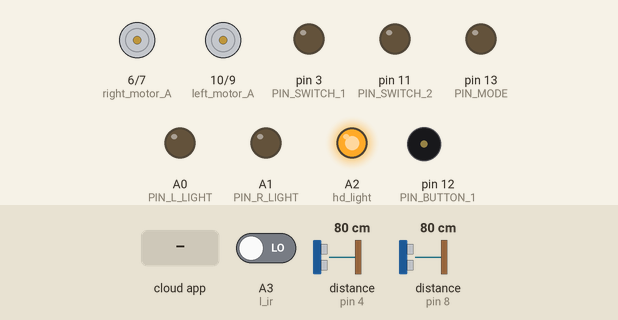
Simulated run of this sketch. Board: Arduino Uno, built with avr-gcc and run on an emulated ATmega328P. Shown: motor-driver pin pairs drawn as motors (green arrow = first pin HIGH = forward, orange = second pin HIGH = backward, longer = more drive), output pins drawn as LEDs (lit = HIGH), buzzer (waves = sounding). Wiring (inferred from the names in the program): 2 × ultrasonic range finder: trigger pin 2, echo pin 4 / trigger pin 5, echo pin 8. The test bench sets the inputs (shaded band); at power-on: distance to the obstacle (sensors on pin 4, pin 8) 80 cm, A3 (l_ir) LOW. The echo pulse lasts 58.3 µs per cm; the RemoteXY app is connected; pins used as bus, display or sensor lines are not drawn.

Above: at 1.2 s.
1.3 s: distance to the obstacle (sensor on pin 4) set to 35 cm
2.8 s: distance to the obstacle (sensor on pin 4) set to 29 cm
At 4.6 s:
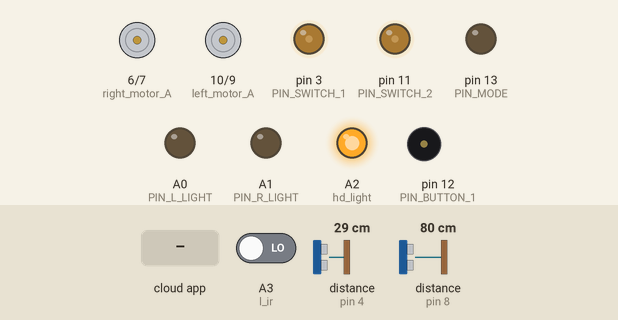
5.8 s: the phone or cloud app sets joystick_1_x to -100
At 8.7 s:
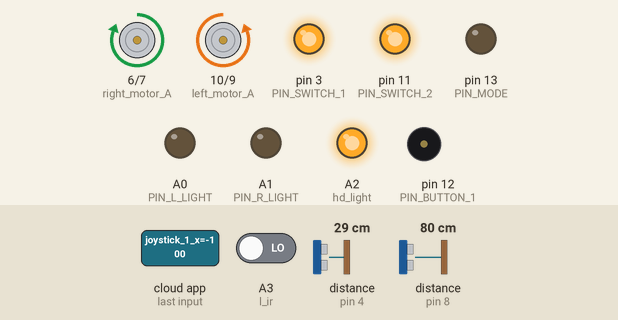
8.8 s: the phone or cloud app sets joystick_1_y to -100
At 11.6 s:
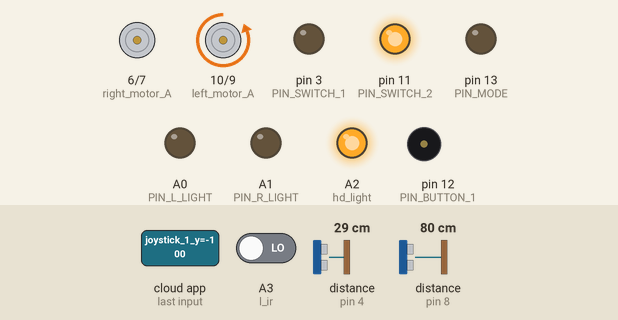
11.8 s: the phone or cloud app sets mode to 1
At 13.6 s:
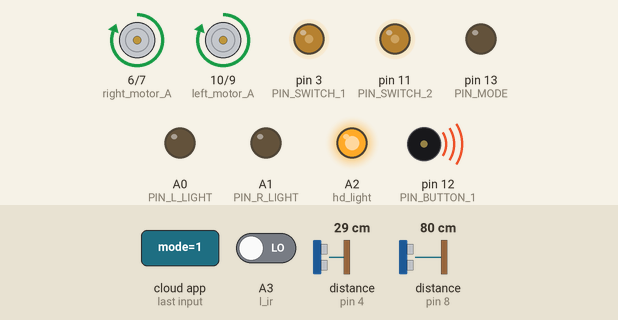
14.8 s: distance to the obstacle (sensor on pin 4) set to 23 cm
17.8 s: distance to the obstacle (sensor on pin 4) set to 19 cm
Timing chart, 0 to 21.8 s (numbered marks = the images above; inputs shaded):
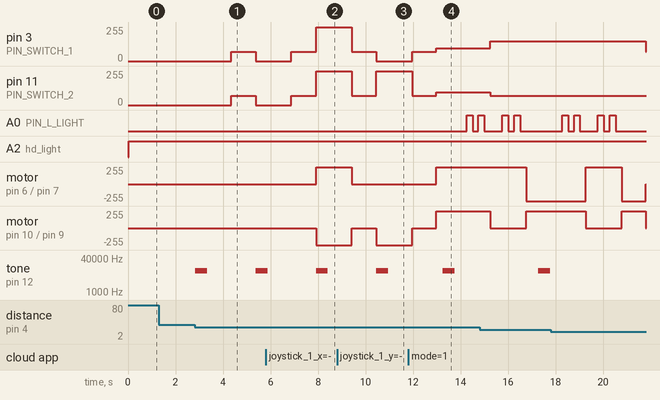

The sketch:

oav.ino
```cpp
//////////////////////////////////////////////
//        RemoteXY include library          //
//////////////////////////////////////////////

// RemoteXY select connection mode and include library
#define REMOTEXY_MODE__ESP8266_HARDSERIAL_POINT

#include <RemoteXY.h>

// RemoteXY connection settings
#define REMOTEXY_SERIAL Serial
#define REMOTEXY_SERIAL_SPEED 115200
#define REMOTEXY_WIFI_SSID "RemoteXY"
#define REMOTEXY_WIFI_PASSWORD "12345678"
#define REMOTEXY_SERVER_PORT 6377


// RemoteXY configurate
#pragma pack(push, 1)
uint8_t RemoteXY_CONF[] =   // 242 bytes
  { 255,8,0,22,0,235,0,16,24,0,2,0,5,20,15,6,1,26,31,31,
  79,78,0,79,70,70,0,2,0,25,20,15,6,1,26,31,31,79,78,0,
  79,70,70,0,5,33,65,30,30,30,1,16,31,1,0,6,42,15,15,1,
  31,72,79,82,78,0,10,48,25,42,15,15,12,1,31,77,79,68,69,0,
  31,79,70,70,0,10,49,5,30,15,6,50,135,31,76,69,70,84,0,31,
  79,70,70,0,10,49,25,30,15,6,50,135,31,82,73,71,72,84,0,31,
  79,70,70,0,129,0,6,16,13,2,16,76,69,70,84,32,77,79,84,79,
  82,0,129,0,25,16,14,2,16,82,73,71,72,84,32,77,79,84,79,82,
  0,67,4,52,6,42,5,24,16,11,67,4,5,6,43,5,24,16,11,129,
  0,52,2,41,3,16,78,69,65,82,69,83,84,32,77,73,68,32,83,69,
  78,83,79,82,32,68,65,84,65,0,129,0,5,2,43,3,16,78,69,65,
  82,69,83,84,32,83,73,68,69,32,83,69,78,83,79,82,32,68,65,84,
  65,0 };

// this structure defines all the variables and events of your control interface
struct {

    // input variables
  uint8_t switch_1; // =1 if switch ON and =0 if OFF
  uint8_t switch_2; // =1 if switch ON and =0 if OFF
  int8_t joystick_1_x; // from -100 to 100
  int8_t joystick_1_y; // from -100 to 100
  uint8_t button_1; // =1 if button pressed, else =0
  uint8_t mode; // =1 if state is ON, else =0
  uint8_t l_light; // =1 if state is ON, else =0
  uint8_t r_light; // =1 if state is ON, else =0

    // output variables
  char msd[11];  // string UTF8 end zero
  char ssd[11];  // string UTF8 end zero

    // other variable
  uint8_t connect_flag;  // =1 if wire connected, else =0

} RemoteXY;
#pragma pack(pop)

/////////////////////////////////////////////
//           END RemoteXY include          //
/////////////////////////////////////////////


#define PIN_SWITCH_1 3
#define PIN_SWITCH_2 11
#define PIN_BUTTON_1 12
#define PIN_MODE 13
#define PIN_L_LIGHT A0
#define PIN_R_LIGHT A1
//define right motor control pins
#define right_motor_A 6
#define right_motor_B 7
#define right_motor_speed 3 //enable pin

//define left motor control pins
#define left_motor_A 10
#define left_motor_B 9
#define left_motor_speed 11 //enable pin
#define hd_light A2

//define two arrays with a list of pins for each motor
uint8_t RightMotor[3] = {right_motor_A, right_motor_B, right_motor_speed};
uint8_t LeftMotor[3] = {left_motor_A, left_motor_B, left_motor_speed};
//auto mode
#define l_ir A3
#define mid_ir A4
#define r_ir A5
int mtrig=2;
int mecho=4;
int side_trig=5;
int side_echo=8;
long mtimeInMicro;
long mdistanceINCm;
long rtimeInMicro;
long rdistanceINCm;
long ltimeInMicro;
long ldistanceINCm;
int x=0;
int y=0;
int reading;
int BUZ=12;
int val1=10000;
int val2=8000;
int val3=6000;
int r_light=A1;
int l_light=A0;
long msens()
{
digitalWrite(mtrig,LOW);
delayMicroseconds(100);
digitalWrite(mtrig,HIGH);
delayMicroseconds(100);
digitalWrite(mtrig,LOW);
mtimeInMicro=pulseIn(mecho,HIGH);
mdistanceINCm=mtimeInMicro/29/2;
delay(10);
return mdistanceINCm;
}
long rsens()
{
digitalWrite(side_trig,LOW);
delayMicroseconds(100);
digitalWrite(side_trig,HIGH);
delayMicroseconds(100);
digitalWrite(side_trig,LOW);
rtimeInMicro=pulseIn(side_echo,HIGH);
rdistanceINCm=rtimeInMicro/29/2;
return rdistanceINCm;
delay(10);
}
void forward()
{
  dtostrf(x,0,1,RemoteXY.msd);
  dtostrf(y,0,1,RemoteXY.ssd);
  digitalWrite(left_motor_A,HIGH);
  digitalWrite(left_motor_B,LOW);
  analogWrite(left_motor_speed, 95);
  digitalWrite(right_motor_A,HIGH);
  digitalWrite(right_motor_B,LOW);
  analogWrite(right_motor_speed, 95);

  // delay(2000);
}
void stop()
{
  digitalWrite(right_motor_A,LOW);
  digitalWrite(right_motor_B,LOW);
  analogWrite(right_motor_speed, 70);
  digitalWrite(left_motor_A,LOW);
  digitalWrite(left_motor_B,LOW);
  analogWrite(left_motor_speed, 70);
  delay(1000);
}
void horn(int val)
{
  tone(BUZ, val);
  delay(500);
  noTone(BUZ);
  delay(500);
}
void rev()
{
  dtostrf(x,0,1,RemoteXY.msd);
  dtostrf(y,0,1,RemoteXY.ssd);
  delay(500);
  digitalWrite(right_motor_A,LOW);
  digitalWrite(right_motor_B,HIGH);
  analogWrite(right_motor_speed, 100);
  digitalWrite(left_motor_A,LOW);
  digitalWrite(left_motor_B,HIGH);
  analogWrite(left_motor_speed, 70);
   if(digitalRead(l_ir)==LOW)
  {
    stop();
  }
  else if(digitalRead(mid_ir)==LOW)
  {
  stop();
  }
  else if(digitalRead(r_ir)==LOW)
  {
  stop();
  }
}
void a_rev()
{
  delay(500);
  digitalWrite(right_motor_A,LOW);
  digitalWrite(right_motor_B,HIGH);
  analogWrite(right_motor_speed, 255);
  digitalWrite(left_motor_A,LOW);
  digitalWrite(left_motor_B,HIGH);
  analogWrite(left_motor_speed, 255);
   if(digitalRead(l_ir)==LOW)
  {
    stop();
  }
  else if(digitalRead(mid_ir)==LOW)
  {
  stop();
  }
  else if(digitalRead(r_ir)==LOW)
  {
  stop();
  }
}
void left()
{
  // stop();
  digitalWrite(right_motor_A,HIGH);
  digitalWrite(right_motor_B,LOW);
  analogWrite(right_motor_speed, 150);
  digitalWrite(left_motor_A,LOW);
  digitalWrite(left_motor_B,LOW);
  analogWrite(left_motor_speed, 70);
  delay(500);
  dtostrf(x,0,1,RemoteXY.msd);
  dtostrf(y,0,1,RemoteXY.ssd);
}
void right()
{
  // delay(1000);
  digitalWrite(right_motor_A,LOW);
  digitalWrite(right_motor_B,HIGH);
  analogWrite(right_motor_speed, 150);
  digitalWrite(left_motor_A,HIGH);
  digitalWrite(left_motor_B,LOW);
  analogWrite(left_motor_speed, 70);
  delay(250);
   dtostrf(x,0,1,RemoteXY.msd);
   dtostrf(y,0,1,RemoteXY.ssd);
}
void blink()
{
digitalWrite(hd_light,HIGH);
delay(250);
}
void r_blink()
{
   digitalWrite(r_light,HIGH);
  delay(250);
  digitalWrite(r_light,LOW);
  delay(250);
   digitalWrite(r_light,HIGH);
  delay(250);
  digitalWrite(r_light,LOW);
  delay(250);
}
void l_blink()
{
  digitalWrite(l_light,HIGH);
  delay(250);
  digitalWrite(l_light,LOW);
  delay(250);
   digitalWrite(l_light,HIGH);
  delay(250);
  digitalWrite(l_light,LOW);
  delay(250);
}
//speed control of motors
void Wheel (uint8_t * motor, int v) // v = motor speed, motor = pointer to an array of pins
{
  if (v > 100) v=100;
  if (v < -100) v=-100;
  if (v > 0)
  {

    digitalWrite (motor [0], HIGH);
    digitalWrite (motor [1], LOW);
    analogWrite (motor [2], v * 2.55);
  }
  else if ( v<0 ){

    digitalWrite (motor [0], LOW);
    digitalWrite (motor [1], HIGH);
    analogWrite (motor [2], (-v) * 2.55);
  }
  else
  {
    digitalWrite (motor [0], LOW);
    digitalWrite (motor [1], LOW);
    analogWrite (motor [2], 0);
  }
}

void setup()
{
  RemoteXY_Init ();

  pinMode (PIN_SWITCH_1, OUTPUT);
  pinMode (PIN_SWITCH_2, OUTPUT);
  pinMode (PIN_BUTTON_1, OUTPUT);
  pinMode (PIN_MODE, OUTPUT);
  pinMode (PIN_L_LIGHT, OUTPUT);
  pinMode (PIN_R_LIGHT, OUTPUT);
  // TODO you setup code
  pinMode (right_motor_A, OUTPUT);
  pinMode (right_motor_B, OUTPUT);
  pinMode (left_motor_A, OUTPUT);
  pinMode (left_motor_B, OUTPUT);
  pinMode(hd_light,OUTPUT);
  pinMode(mtrig,OUTPUT);
  pinMode(mecho,INPUT);
  pinMode(side_trig,OUTPUT);
  pinMode(side_echo,INPUT);
  pinMode(r_light,OUTPUT);
  pinMode(l_light,OUTPUT);
}

void loop()
{
  x=msens();
  y=rsens();
  dtostrf(x,0,1,RemoteXY.msd);
  dtostrf(y,0,1,RemoteXY.ssd);
  digitalWrite(hd_light,HIGH);
  RemoteXY_Handler ();
  // TODO you loop code
  // use the RemoteXY structure for data transfer
  // do not call delay()
  if(RemoteXY.mode==1)
  {
    RemoteXY_Handler ();
    int True=1;
    forward();
    while(True)
    {
      RemoteXY_Handler ();
      x=msens();
      y=rsens();
      dtostrf(x,0,1,RemoteXY.msd);
      dtostrf(y,0,1,RemoteXY.ssd);
      // forward();
      Serial.print("Mid Data: ");
      Serial.println(x);
      Serial.print("Nearest Data: ");
      Serial.println(y);
      blink();
      if(x>=100 && y>=90)
      {
      dtostrf(x,0,1,RemoteXY.msd);
      dtostrf(y,0,1,RemoteXY.ssd);
      Serial.println("GOTO START");
      forward();
      blink();
      }
      else
      {
        dtostrf(x,0,1,RemoteXY.msd);
        dtostrf(y,0,1,RemoteXY.ssd);
        if((x>=60) && (y>=50))
        {
          dtostrf(x,0,1,RemoteXY.msd);
          dtostrf(y,0,1,RemoteXY.ssd);
          Serial.println("GOTO AVOID P1");
          forward();
          horn(val3);
          break;
        }

        else if((x>=50) && (y>=45))
        {
          dtostrf(x,0,1,RemoteXY.msd);
          dtostrf(y,0,1,RemoteXY.ssd);
          Serial.println("GOTO AVOID P2");
          forward();
          horn(val2);
          break;
        }
        else if((x>=20) && (y>=15))
        {
          dtostrf(x,0,1,RemoteXY.msd);
          dtostrf(y,0,1,RemoteXY.ssd);
          Serial.println("GOTO AVOID P3");
          horn(val1);
          l_blink();
          left();
          if(y<35)
           {
             dtostrf(x,0,1,RemoteXY.msd);
            dtostrf(y,0,1,RemoteXY.ssd);
            r_blink();
            rev();
            right();
          }
          else
          {
            dtostrf(x,0,1,RemoteXY.msd);
            dtostrf(y,0,1,RemoteXY.ssd);
            l_blink();
            forward();
            right();
          }
          // stop();
        }
        else
        {
          dtostrf(x,0,1,RemoteXY.msd);
          dtostrf(y,0,1,RemoteXY.ssd);
          rev();
        }
        // stop();
        // // rev();
        // // left();
        // // right();
      }
    }
  }
 else if(RemoteXY.mode==0)
  {
    RemoteXY_Handler ();
    x=msens();
    y=rsens();
    digitalWrite(PIN_SWITCH_1, (RemoteXY.switch_1==0)?LOW:HIGH);
    digitalWrite(PIN_SWITCH_2, (RemoteXY.switch_2==0)?LOW:HIGH);
    digitalWrite(PIN_BUTTON_1, (RemoteXY.button_1==0)?LOW:HIGH);
    digitalWrite(PIN_MODE, (RemoteXY.mode==0)?LOW:HIGH);
    Wheel (RightMotor, RemoteXY.joystick_1_y - RemoteXY.joystick_1_x);
    Wheel (LeftMotor, RemoteXY.joystick_1_y + RemoteXY.joystick_1_x);
    digitalWrite(PIN_L_LIGHT, (RemoteXY.l_light==0)?LOW:HIGH);
    digitalWrite(PIN_R_LIGHT, (RemoteXY.r_light==0)?LOW:HIGH);
    if((x<=30) || (y<=25))
    {
      horn(val1);
      a_rev();
    }
    // dtostrf(x,0,1,RemoteXY.msd);
    // dtostrf(y,0,1,RemoteXY.ssd);
  }
}
```

Measured:
- the behaviour switches between 32 and 31 cm on distance to the obstacle (sensor on pin 4) (found by bisection; images 0 and 1)
- after the input at 1.3 s, every drawn part: stays the same
- after the input at 2.8 s, pin 3 (PIN_SWITCH_1), pin 11 (PIN_SWITCH_2): 0/255 → 70/255 after 1.5 s, → 0/255 1.0 s later; tone on pin 12 (PIN_BUTTON_1): silent → 10000 Hz at once, → silent 0.50 s later, → 10000 Hz 2.0 s later
- after the input at 5.8 s, motor on pin 6 (right_motor_A) / pin 7 (right_motor_B): stopped → forward 255/255 after 2.1 s; motor on pin 10 (left_motor_A) / pin 9 (left_motor_B): stopped → backward 255/255 after 2.1 s
- after the input at 8.8 s, motor on pin 6 (right_motor_A) / pin 7 (right_motor_B): goes on until 9.4 s, then stays stopped
- after the input at 11.8 s, A0 (PIN_L_LIGHT): LOW → HIGH after 2.5 s, → LOW 0.25 s later, → HIGH 0.25 s later; motor on pin 6 (right_motor_A) / pin 7 (right_motor_B): stopped → forward 255/255 after 1.2 s
- after the input at 17.8 s, pin 3 (PIN_SWITCH_1): 150/255 → 70/255 after 4.0 s; tone on pin 12 (PIN_BUTTON_1): stays silent (without the input it goes to 10000 Hz after 3.5 s)
